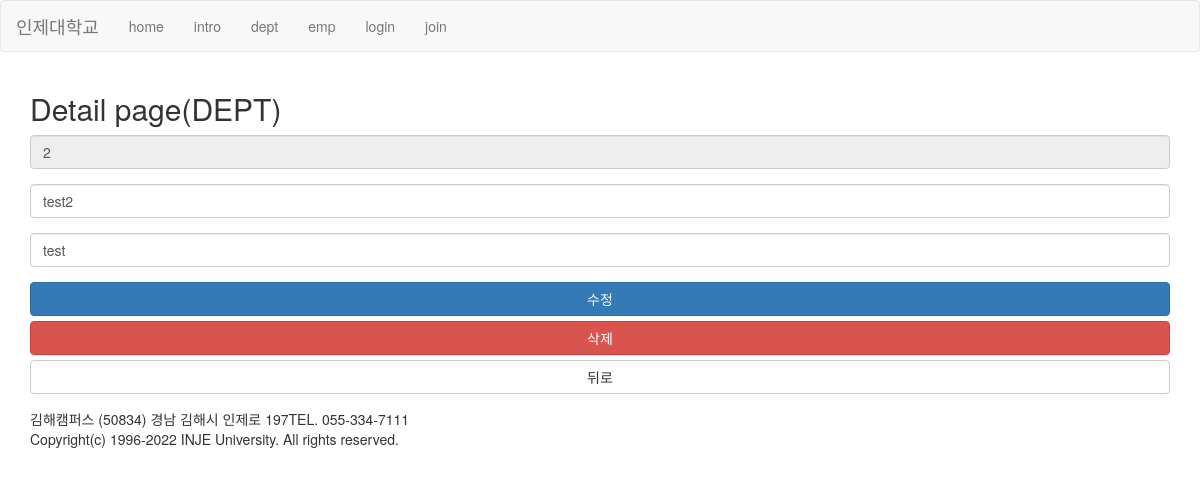
Page /dept/2 on the earlier database version.
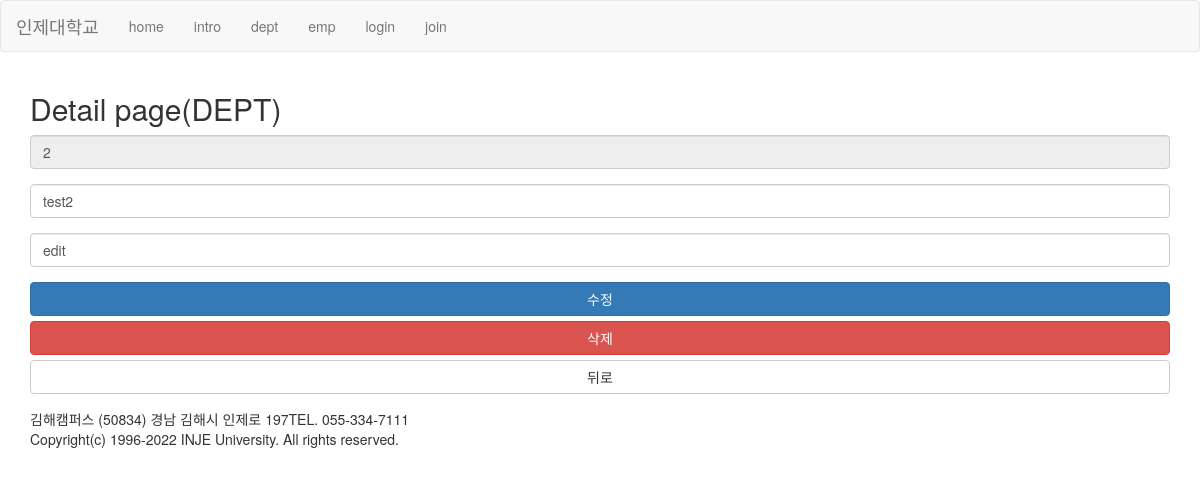
Same page on the later database version.
### dept/models.py (models this page shows, shortened)
class Dept(models.Model):
    deptno=models.IntegerField(auto_created=True,primary_key=True)
    dname=models.CharField(max_length=10)
    loc=models.TextField()

### dept/views.py (the view, shortened to what this page needs)
# urls.py: path('dept/<int:deptno>',dept.views.detail, name='deptDetail'),
def detail(req,deptno):
    print(req.method)
    if req.method=='GET':
        try:
            dept = Dept.objects.get(deptno=deptno)
            context = {'dept': dept}
            return  render(req,'dept/detail.html',context)
        except:
            return render(req, 'dept/detail.html', {'dept':None})
    elif req.method=='DELETE':
        Dept.objects.get(deptno=deptno).delete()
        return JsonResponse(data={"result":"success"})

### templates/dept/detail.html (shortened to what this page needs)
{% extends 'base/template.html'  %}
    {% block content %}
    <h2>Detail page(DEPT)</h2>
    <form method="post">
        <div class="form-group">
            <input name="deptno" placeholder="deptno" class="form-control" value="{{dept.deptno}}" readonly/>
        </div>
        <div class="form-group">
            <input name="dname" placeholder="dname" class="form-control" value="{{dept.dname}}"/>
        </div>
        <div class="form-group">
            <input name="loc" placeholder="loc" class="form-control" value="{{dept.loc}}"/>
        </div>
        <div class="form-group">
            <button class="btn btn-primary btn-block">수정</button>
            <button type="button" class="btn btn-danger btn-block">삭제</button>
            <button type="button" class="btn btn-default btn-block" onclick="history.back();">뒤로</button>
        </div>
    </form>
    {% endblock %}

Differences in the rows shown:
changed Dept "test2": loc "test" → "edit"
